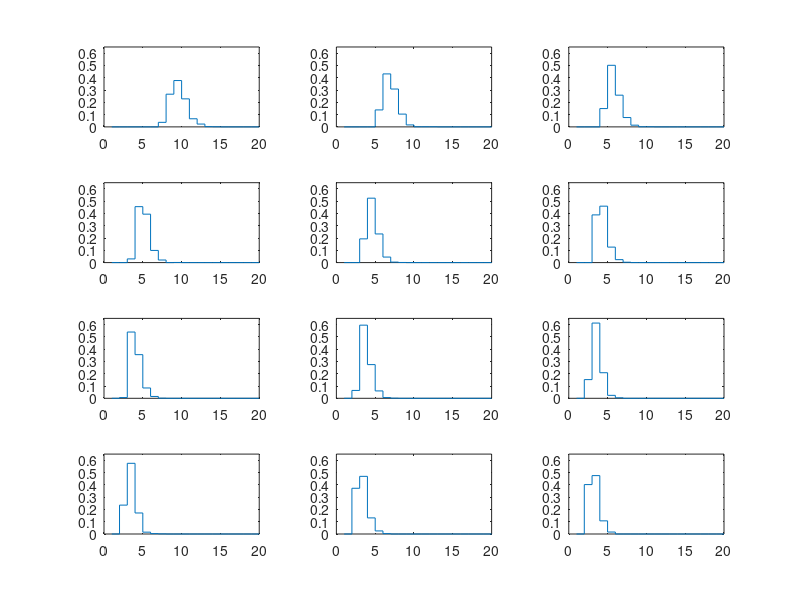

Recreate this plot in MATLAB.

figure;hold on;
for j=1:12
integC=0.005*5*j;
for i=1:1000
a=1; % produce repeated syllable
b=0; % produce subsequent syllable
c=1;
count=1;
d=1;
while d>0
    a(count)=1; % fires first, no memory
    c(count+1)=c(count)+a(count)*integC*rand; % fires second, has memory
    b(count+1)=b(count)+c(count+1)-a(count); % receives input third, no memory
    a(count+1)=a(count)-b(count+1);
    count=count+1;
    d=a(count)-b(count);
end
lengthdist(i)=count-1;
end
[b,a]=hist(lengthdist,[1:1:20]);
subplot(4,3,j);stairs(b/length(lengthdist))
xlim([0 20])
ylim([0 0.65])
end